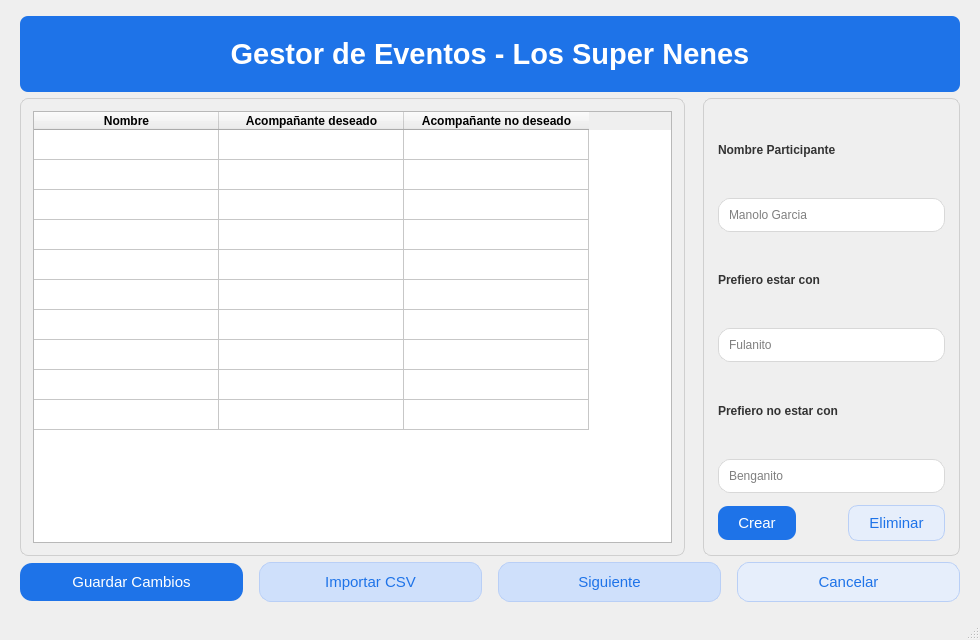
<?xml version="1.0" encoding="UTF-8"?>
<ui version="4.0">
 <class>ParticipantsManager</class>
 <widget class="QMainWindow" name="ParticipantsManager">
  <property name="geometry">
   <rect>
    <x>0</x>
    <y>0</y>
    <width>980</width>
    <height>640</height>
   </rect>
  </property>
  <property name="windowTitle">
   <string>Gestor de Eventos - Los Super Nenes</string>
  </property>
  <widget class="QWidget" name="centralwidget">
   <layout class="QVBoxLayout" name="mainLayout">
    <property name="leftMargin">
     <number>20</number>
    </property>
    <property name="topMargin">
     <number>16</number>
    </property>
    <property name="rightMargin">
     <number>20</number>
    </property>
    <property name="bottomMargin">
     <number>16</number>
    </property>
    <item>
     <widget class="QFrame" name="headerFrame">
      <property name="layoutDirection">
       <enum>Qt::LeftToRight</enum>
      </property>
      <property name="styleSheet">
       <string notr="true">QFrame#headerFrame{background-color:#1E73E8; border-radius:8px; padding:12px;}
QLabel#lblTitulo{color:white; font-size:22pt; font-weight:600;}</string>
      </property>
      <layout class="QHBoxLayout" name="headerLayout">
       <item>
        <widget class="QLabel" name="lblTitulo">
         <property name="text">
          <string>Gestor de Eventos - Los Super Nenes</string>
         </property>
         <property name="alignment">
          <set>Qt::AlignCenter</set>
         </property>
        </widget>
       </item>
      </layout>
     </widget>
    </item>
    <item>
     <layout class="QHBoxLayout" name="contentLayout" stretch="1,0">
      <property name="spacing">
       <number>18</number>
      </property>
      <item>
       <widget class="QFrame" name="leftFrame">
        <property name="styleSheet">
         <string notr="true">QFrame#leftFrame{background:#efefef; border:1px solid #cfcfcf; border-radius:8px;}</string>
        </property>
        <layout class="QVBoxLayout" name="leftLayout">
         <property name="leftMargin">
          <number>12</number>
         </property>
         <property name="topMargin">
          <number>12</number>
         </property>
         <property name="rightMargin">
          <number>12</number>
         </property>
         <property name="bottomMargin">
          <number>12</number>
         </property>
         <item>
          <widget class="QTableWidget" name="tablaParticipantes">
           <property name="enabled">
            <bool>true</bool>
           </property>
           <property name="sizePolicy">
            <sizepolicy hsizetype="Expanding" vsizetype="Expanding">
             <horstretch>0</horstretch>
             <verstretch>0</verstretch>
            </sizepolicy>
           </property>
           <property name="font">
            <font>
             <weight>75</weight>
             <bold>true</bold>
            </font>
           </property>
           <property name="layoutDirection">
            <enum>Qt::LeftToRight</enum>
           </property>
           <property name="autoFillBackground">
            <bool>false</bool>
           </property>
           <property name="rowCount">
            <number>10</number>
           </property>
           <property name="columnCount">
            <number>3</number>
           </property>
           <attribute name="horizontalHeaderVisible">
            <bool>true</bool>
           </attribute>
           <attribute name="horizontalHeaderDefaultSectionSize">
            <number>185</number>
           </attribute>
           <attribute name="verticalHeaderVisible">
            <bool>false</bool>
           </attribute>
           <row/>
           <row/>
           <row/>
           <row/>
           <row/>
           <row/>
           <row/>
           <row/>
           <row/>
           <row/>
           <column>
            <property name="text">
             <string>Nombre</string>
            </property>
            <property name="font">
             <font>
              <weight>75</weight>
              <bold>true</bold>
             </font>
            </property>
           </column>
           <column>
            <property name="text">
             <string>Acompañante deseado</string>
            </property>
            <property name="font">
             <font>
              <weight>75</weight>
              <bold>true</bold>
             </font>
            </property>
           </column>
           <column>
            <property name="text">
             <string>Acompañante no deseado</string>
            </property>
            <property name="font">
             <font>
              <weight>75</weight>
              <bold>true</bold>
             </font>
            </property>
           </column>
          </widget>
         </item>
        </layout>
       </widget>
      </item>
      <item>
       <widget class="QFrame" name="rightFrame">
        <property name="styleSheet">
         <string notr="true">QFrame#rightFrame{background:#efefef; border:1px solid #cfcfcf; border-radius:8px;}
QLabel{font-weight:600; color:#333;}</string>
        </property>
        <layout class="QVBoxLayout" name="rightLayout">
         <property name="spacing">
          <number>12</number>
         </property>
         <property name="leftMargin">
          <number>14</number>
         </property>
         <property name="topMargin">
          <number>14</number>
         </property>
         <property name="rightMargin">
          <number>14</number>
         </property>
         <property name="bottomMargin">
          <number>14</number>
         </property>
         <item>
          <widget class="QLabel" name="lblNombreParticipante">
           <property name="text">
            <string>Nombre Participante</string>
           </property>
          </widget>
         </item>
         <item>
          <widget class="QLineEdit" name="leNombreParticipante">
           <property name="styleSheet">
            <string notr="true">QLineEdit{background:white; border:1px solid #d8d8d8; border-radius:12px; padding:8px;}</string>
           </property>
           <property name="placeholderText">
            <string>Manolo Garcia</string>
           </property>
          </widget>
         </item>
         <item>
          <widget class="QLabel" name="lblPrefiereCon">
           <property name="text">
            <string>Prefiero estar con</string>
           </property>
          </widget>
         </item>
         <item>
          <widget class="QLineEdit" name="lePrefiereCon">
           <property name="styleSheet">
            <string notr="true">QLineEdit{background:white; border:1px solid #d8d8d8; border-radius:12px; padding:8px;}</string>
           </property>
           <property name="placeholderText">
            <string>Fulanito</string>
           </property>
          </widget>
         </item>
         <item>
          <widget class="QLabel" name="lblNoPrefiereCon">
           <property name="text">
            <string>Prefiero no estar con</string>
           </property>
          </widget>
         </item>
         <item>
          <widget class="QLineEdit" name="leNoPrefiereCon">
           <property name="styleSheet">
            <string notr="true">QLineEdit{background:white; border:1px solid #d8d8d8; border-radius:12px; padding:8px;}</string>
           </property>
           <property name="placeholderText">
            <string>Benganito</string>
           </property>
          </widget>
         </item>
         <item>
          <layout class="QHBoxLayout" name="rightButtons">
           <property name="spacing">
            <number>12</number>
           </property>
           <item>
            <widget class="QPushButton" name="btnCrear">
             <property name="styleSheet">
              <string notr="true">QPushButton{background:#1E73E8; color:white; font-size:11pt; border-radius:10px; padding:8px 20px;} QPushButton:hover{background:#155FA1;} QPushButton:pressed{background:#134F84;}</string>
             </property>
             <property name="text">
              <string>Crear</string>
             </property>
            </widget>
           </item>
           <item>
            <spacer name="spacerRightButtons">
             <property name="orientation">
              <enum>Qt::Horizontal</enum>
             </property>
             <property name="sizeHint" stdset="0">
              <size>
               <width>40</width>
               <height>20</height>
              </size>
             </property>
            </spacer>
           </item>
           <item>
            <widget class="QPushButton" name="btnEliminar">
             <property name="styleSheet">
              <string notr="true">QPushButton{background:#e6eefb; color:#1E73E8; font-size:11pt; border:1px solid #b9cff6; border-radius:10px; padding:8px 20px;} QPushButton:hover{background:#d9e7fb;} QPushButton:pressed{background:#c9dcf7;}</string>
             </property>
             <property name="text">
              <string>Eliminar</string>
             </property>
            </widget>
           </item>
          </layout>
         </item>
        </layout>
       </widget>
      </item>
     </layout>
    </item>
    <item>
     <layout class="QHBoxLayout" name="bottomButtons">
      <property name="spacing">
       <number>16</number>
      </property>
      <item>
       <widget class="QPushButton" name="btnGuardarCambios">
        <property name="styleSheet">
         <string notr="true">QPushButton{background:#1E73E8; color:white; font-size:11pt; border-radius:12px; padding:10px 18px;} QPushButton:hover{background:#155FA1;} QPushButton:pressed{background:#134F84;}</string>
        </property>
        <property name="text">
         <string>Guardar Cambios</string>
        </property>
       </widget>
      </item>
      <item>
       <widget class="QPushButton" name="btnImportarCSV">
        <property name="styleSheet">
         <string notr="true">QPushButton{background:#cfe0fb; color:#1E73E8; font-size:11pt; border:1px solid #b9cff6; border-radius:12px; padding:10px 18px;} QPushButton:hover{background:#bfd6fb;} QPushButton:pressed{background:#b2cdf7;}</string>
        </property>
        <property name="text">
         <string>Importar CSV</string>
        </property>
       </widget>
      </item>
      <item>
       <widget class="QPushButton" name="btnSiguiente">
        <property name="styleSheet">
         <string notr="true">QPushButton{background:#cfe0fb; color:#1E73E8; font-size:11pt; border:1px solid #b9cff6; border-radius:12px; padding:10px 18px;} QPushButton:hover{background:#bfd6fb;} QPushButton:pressed{background:#b2cdf7;}</string>
        </property>
        <property name="text">
         <string>Siguiente</string>
        </property>
       </widget>
      </item>
      <item>
       <widget class="QPushButton" name="btnCancelar">
        <property name="styleSheet">
         <string notr="true">QPushButton{background:#e6eefb; color:#1E73E8; font-size:11pt; border:1px solid #b9cff6; border-radius:12px; padding:10px 18px;} QPushButton:hover{background:#d9e7fb;} QPushButton:pressed{background:#c9dcf7;}</string>
        </property>
        <property name="text">
         <string>Cancelar</string>
        </property>
       </widget>
      </item>
     </layout>
    </item>
   </layout>
  </widget>
  <widget class="QStatusBar" name="statusbar"/>
 </widget>
 <resources/>
 <connections/>
</ui>
